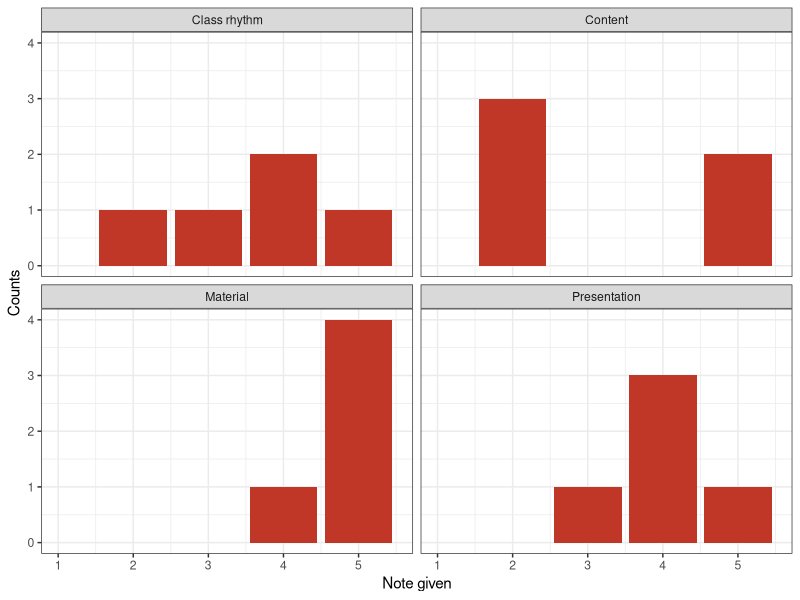

Reproduce this figure in R.
library(tidyverse)
da <- read.table("eval.txt") %>% 
  setNames(c("Class rhythm", "Presentation", "Content", "Material")) %>% 
  gather() %>% 
  group_by(value) %>% 
  count(key)

png("results.png", 
    width = 200, height = 120, units = 'mm', res = 300)

da %>% 
  ggplot(aes(value, n)) +
  geom_bar(fill = "#c03728", stat = "identity") +
  facet_wrap(~key) +
  labs(y = "Counts", x = "Note given") +
  xlim(1, 5.5) +
  theme_bw()


dev.off()
